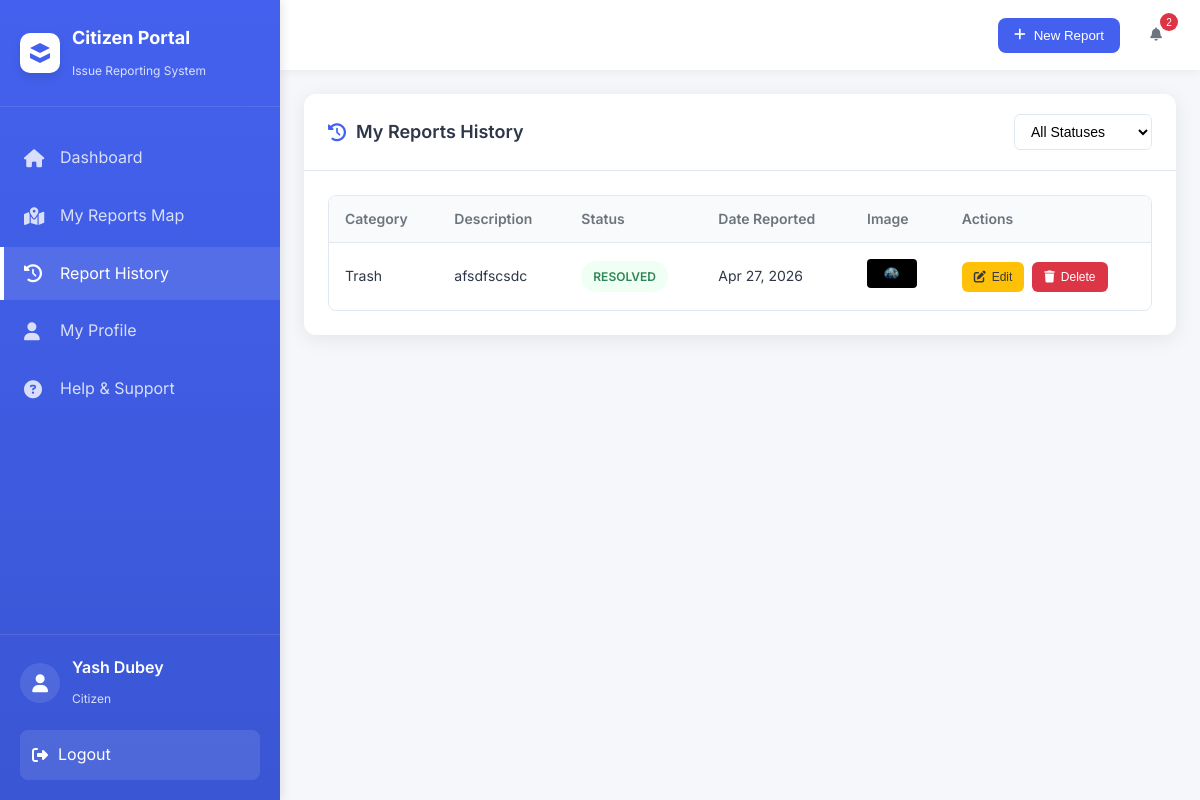
/report_history.php (signed in), run on the app's committed database.
### tables this page shows
CREATE TABLE `reports` (
  `id` int(11) NOT NULL,
  `user_id` int(11) DEFAULT NULL,
  `email` varchar(150) DEFAULT NULL,
  `category` varchar(100) NOT NULL,
  `description` text NOT NULL,
  `latitude` decimal(10,7) NOT NULL,
  `longitude` decimal(10,7) NOT NULL,
  `municipality` varchar(50) DEFAULT NULL,
  `zone` varchar(50) DEFAULT NULL,
  `status` enum('Reported','Acknowledged','In Progress','Resolved') DEFAULT 'Reported',
  `tracking_token` varchar(32) DEFAULT NULL,
  `image_filename` varchar(255) DEFAULT NULL,
  `created_at` timestamp NOT NULL DEFAULT current_timestamp()
);

### report_history.php (the view, shortened to what this page needs)
<?php
$database = new Database();
$db = $database->getConnection();
$user_id = (int)$_SESSION['user_id'];
$query = "SELECT id, latitude, longitude, category, description, status, created_at, image_filename
          FROM reports
          WHERE user_id = ?
          ORDER BY created_at DESC";
$stmt = $db->prepare($query);
$stmt->bind_param("i", $user_id);
$stmt->execute();
$result = $stmt->get_result();
$reports = $result->fetch_all(MYSQLI_ASSOC);
?>
<!DOCTYPE html>
<html lang="en">
<head>
    <link rel="stylesheet" href="https://cdnjs.cloudflare.com/ajax/libs/font-awesome/6.4.0/css/all.min.css">
    <link rel="stylesheet" href="assets/css/user-dashboard.css">
    <link rel="stylesheet" href="assets/css/mobile.css?v=3">
</head>
<body>
    <nav class="user-sidebar">
        <div class="sidebar-header">
            <div class="logo-container">
                <div class="gov-logo">
                    <svg viewBox="0 0 24 24">
                        <path d="M12,2L2,7L12,12L22,7L12,2M2,17L12,22L22,17V12L12,17L2,12V17Z" />
                    </svg>
                </div>
                <div class="logo-text">
                    <h2>Citizen Portal</h2>
                    <span>Issue Reporting System</span>
                </div>
            </div>
        </div>
        <ul class="sidebar-menu">
            <li class="menu-item">
                <a href="user_dashboard.php">
                    <i class="fas fa-home"></i>
                    <span>Dashboard</span>
                </a>
            </li>
            <li class="menu-item">
                <a href="map_reports.php">
                    <i class="fas fa-map-marked-alt"></i>
                    <span>My Reports Map</span>
                </a>
            </li>
            <li class="menu-item active">
                <a href="report_history.php">
                    <i class="fas fa-history"></i>
                    <span>Report History</span>
                </a>
            </li>
            <li class="menu-item">
                <a href="profile.php">
                    <i class="fas fa-user"></i>
                    <span>My Profile</span>
                </a>
            </li>
            <li class="menu-item">
                <a href="help.php">
                    <i class="fas fa-question-circle"></i>
                    <span>Help & Support</span>
                </a>
            </li>
        </ul>
        <div class="sidebar-footer">
            <div class="user-info">
                <div class="user-avatar">
                    <i class="fas fa-user"></i>
                </div>
                <div class="user-details">
                    <span class="user-name"><?php echo htmlspecialchars($_SESSION['full_name']); ?></span>
                    <span class="user-role">Citizen</span>
                </div>
            </div>
            <a href="logout.php" class="logout-btn">
                <i class="fas fa-sign-out-alt"></i>
                <span>Logout</span>
            </a>
        </div>
    </nav>
    <main class="user-main">
        <header class="user-header">
            <div class="header-right">
    <button class="new-report-btn" onclick="location.href='map_reports.php'">
        <i class="fas fa-plus"></i>
        New Report
    </button>
    <div class="header-actions">
        <button class="notification-btn">
            <i class="fas fa-bell"></i>
            <span class="notification-badge">2</span>
        </button>
    </div>
</div>
        </header>
        <div class="dashboard-content">
            <div class="content-card">
                <div class="card-header">
                    <h2><i class="fas fa-history"></i> My Reports History</h2>
                    <div class="report-filter">
                        <select id="reportStatusFilter" onchange="filterReports()">
                            <option value="all">All Statuses</option>
                        </select>
                    </div>
                </div>
                <div class="card-body">
                    <div class="table-container">
                        <table class="reports-table">
                            <thead>
                                <tr>
                                    <th>Category</th>
                                    <th>Description</th>
                                    <th>Status</th>
                                    <th>Date Reported</th>
                                    <th>Image</th>
                                    <th>Actions</th>
                                </tr>
                            </thead>
                            <tbody>
                                <?php if (count($reports) > 0): ?>
                                    <?php foreach ($reports as $report): ?>
                                        <tr id="report-<?php echo $report['id']; ?>" class="report-row" data-status="<?php echo strtolower(str_replace(' ', '-', $report['status'])); ?>">
                                            <td><?php echo htmlspecialchars($report['category']); ?></td>
                                            <td><?php echo htmlspecialchars($report['description']); ?></td>
                                            <td>
                                                <span class="status-badge status-<?php echo strtolower(str_replace(' ', '-', $report['status'])); ?>">
                                                    <?php echo $report['status']; ?>
                                                </span>
                                            </td>
                                            <td><?php echo date('M j, Y', strtotime($report['created_at'])); ?></td>
                                            <td>
                                                <?php if (!empty($report['image_filename'])): ?>
                                                    <img src="reports/uploads/<?php echo htmlspecialchars($report['image_filename']); ?>"
                                                         alt="Report Image" class="report-image"
                                                         onclick="openImageModal('reports/uploads/<?php echo htmlspecialchars($report['image_filename']); ?>')">
                                                <?php else: ?>
                                                    <span class="no-image">No image</span>
                                                <?php endif; ?>
                                            </td>
                                            <td>
                                                <div class="action-buttons">
                                                    <button class="btn-update" onclick="openUpdateModal(<?php echo $report['id']; ?>, '<?php echo addslashes($report['category']); ?>', '<?php echo addslashes($report['description']); ?>', <?php echo $report['latitude']; ?>, <?php echo $report['longitude']; ?>)">
                                                        <i class="fas fa-edit"></i>
                                                        Edit
                                                    </button>
                                                    <button class="btn-delete" onclick="confirmDelete(<?php echo $report['id']; ?>)">
                                                        <i class="fas fa-trash"></i>
                                                        Delete
                                                    </button>
                                                </div>
                                            </td>
                                        </tr>
                                    <?php endforeach; ?>
                                <?php endif; ?>
                            </tbody>
                        </table>
                    </div>
                </div>
            </div>
        </div>
    </main>
</body>
</html>

### data on the page
reports: category "Trash", description "afsdfscsdc", status "RESOLVED", created_at "Apr 27, 2026", image_filename (picture)

### other printed values
$_SESSION['full_name'] "Yash Dubey"
